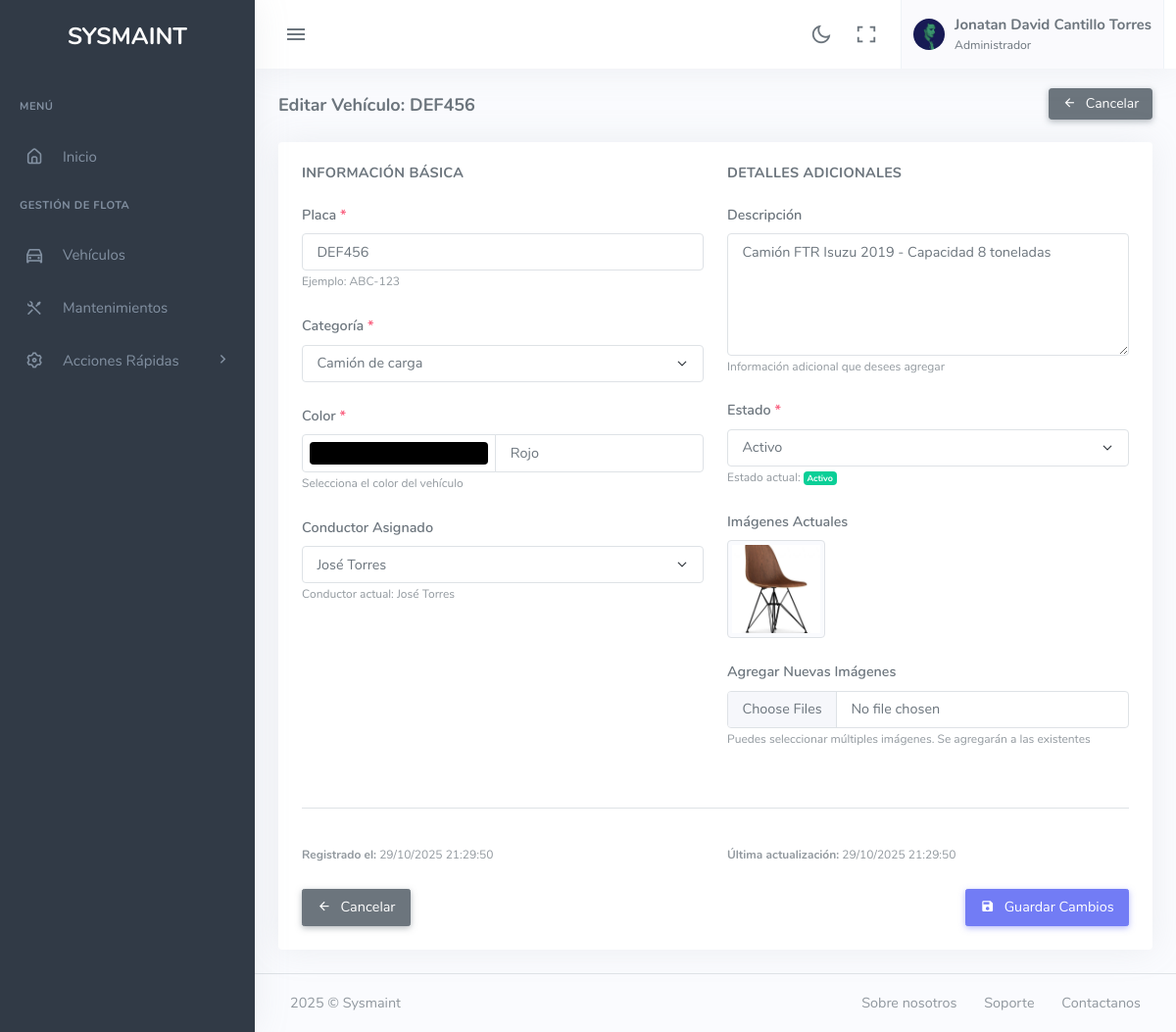
Screenshot of /update-vehiculos.php?id=2 (signed in) with the database file from the repository.
### tables this page shows
CREATE TABLE vehiculos (
    id INT AUTO_INCREMENT PRIMARY KEY,
    id_empresa INT NOT NULL,
    placa VARCHAR(20) NOT NULL UNIQUE,
    color VARCHAR(50),
    id_categoria INT NOT NULL,
    id_conductor INT,  
    imagenes JSON,  
    descripcion TEXT,
    estado TINYINT(1) DEFAULT 1,
    created_at TIMESTAMP DEFAULT CURRENT_TIMESTAMP,
    updated_at TIMESTAMP DEFAULT CURRENT_TIMESTAMP ON UPDATE CURRENT_TIMESTAMP,
    FOREIGN KEY (id_empresa) REFERENCES empresas(id),
    FOREIGN KEY (id_categoria) REFERENCES categorias_vehiculos(id),
    FOREIGN KEY (id_conductor) REFERENCES usuarios(id)
);

CREATE TABLE categorias_vehiculos (
    id INT AUTO_INCREMENT PRIMARY KEY,
    nombre VARCHAR(100) NOT NULL,
    descripcion TEXT,
    estado TINYINT(1) DEFAULT 1,
    created_at TIMESTAMP DEFAULT CURRENT_TIMESTAMP,
    updated_at TIMESTAMP DEFAULT CURRENT_TIMESTAMP ON UPDATE CURRENT_TIMESTAMP
);

CREATE TABLE usuarios (
    id INT AUTO_INCREMENT PRIMARY KEY,
    id_empresa INT NOT NULL,
    code_cc VARCHAR(20) NOT NULL,  
    first_name VARCHAR(100) NOT NULL,
    last_name VARCHAR(100) NOT NULL,
    email VARCHAR(255) NOT NULL UNIQUE,
    password VARCHAR(255) NOT NULL,
    phone VARCHAR(20),
    direccion TEXT,
    rol VARCHAR(50) NOT NULL,  
    imagen_perfil VARCHAR(255),
    estado TINYINT(1) DEFAULT 1,
    created_at TIMESTAMP DEFAULT CURRENT_TIMESTAMP,
    updated_at TIMESTAMP DEFAULT CURRENT_TIMESTAMP ON UPDATE CURRENT_TIMESTAMP,
    FOREIGN KEY (id_empresa) REFERENCES empresas(id),
    FOREIGN KEY (rol) REFERENCES roles(nombre)
);

### update-vehiculos.php (the view, shortened to what the rows shown need)
<?php
require_once 'includes/Class-vehiculos.php';
$id_vehiculo = $_GET['id'];
$id_empresa = $_SESSION['user_empresa_id'] ?? null;
$Vehiculo_class = new Vehiculo();
$vehiculo = $Vehiculo_class->obtenerVehiculoPorId($id_vehiculo);
$categorias = $Vehiculo_class->obtenerCategorias();
$conductores = $Vehiculo_class->obtenerConductores($id_empresa);
?>
<!DOCTYPE html>
<html lang="es">
<head>
    <link href="assets/css/app-saas.min.css" rel="stylesheet" type="text/css" id="app-style" />
    <link href="assets/css/icons.min.css" rel="stylesheet" type="text/css" />
</head>
<body>
    <div class="wrapper">
        <div class="content-page">
            <div class="content">
                <div class="container-fluid">
                    <div class="row">
                        <div class="col-12">
                            <div class="page-title-box">
                                <div class="page-title-right">
                                    <a href="vehiculo-detalle.php?id=<?php echo $id_vehiculo; ?>" class="btn btn-secondary btn-sm">
                                    </a>
                                </div>
                                <h4 class="page-title">Editar Vehículo: <?php echo htmlspecialchars($vehiculo['placa']); ?></h4>
                            </div>
                        </div>
                    </div>
                    <div class="row">
                        <div class="col-12">
                            <div class="card">
                                <div class="card-body">
                                    <form action="action/update-vehiculos.php" method="POST" enctype="multipart/form-data">
                                        <div class="row">
                                            <div class="col-lg-6">
                                                <div class="mb-3">
                                                    <label for="placa" class="form-label">Placa <span class="text-danger">*</span></label>
                                                    <input type="text" class="form-control" id="placa" name="placa"
                                                           value="<?php echo htmlspecialchars($vehiculo['placa']); ?>"
                                                           required maxlength="20">
                                                    <small class="text-muted">Ejemplo: ABC-123</small>
                                                </div>
                                                <div class="mb-3">
                                                    <label for="id_categoria" class="form-label">Categoría <span class="text-danger">*</span></label>
                                                    <select class="form-select" id="id_categoria" name="id_categoria" required>
                                                        <?php foreach ($categorias as $categoria): ?>
                                                            <option value="<?php echo $categoria['id']; ?>"
                                                                    <?php echo $categoria['id'] == $vehiculo['id_categoria'] ? 'selected' : ''; ?>>
                                                                <?php echo htmlspecialchars($categoria['nombre']); ?>
                                                            </option>
                                                        <?php endforeach; ?>
                                                    </select>
                                                </div>
                                                <div class="mb-3">
                                                    <div class="input-group">
                                                        <input type="color" class="form-control form-control-color"
                                                               id="color" name="color"
                                                               value="<?php echo htmlspecialchars($vehiculo['color']); ?>"
                                                               required>
                                                        <input type="text" class="form-control" id="color_hex"
                                                               value="<?php echo htmlspecialchars($vehiculo['color']); ?>"
                                                               readonly>
                                                    </div>
                                                </div>
                                                <div class="mb-3">
                                                    <label for="id_conductor" class="form-label">Conductor Asignado</label>
                                                    <select class="form-select" id="id_conductor" name="id_conductor">
                                                        <?php foreach ($conductores as $conductor): ?>
                                                            <option value="<?php echo $conductor['id']; ?>"
                                                                    <?php echo $conductor['id'] == $vehiculo['id_conductor'] ? 'selected' : ''; ?>>
                                                                <?php echo htmlspecialchars($conductor['first_name'] . ' ' . $conductor['last_name']); ?>
                                                            </option>
                                                        <?php endforeach; ?>
                                                    </select>
                                                    <small class="text-muted">Conductor actual:
                                                        <?php
                                                        if ($vehiculo['conductor_nombre']) {
                                                            echo htmlspecialchars($vehiculo['conductor_nombre'] . ' ' . $vehiculo['conductor_apellido']);
                                                        } else {
                                                            echo 'Sin asignar';
                                                        }
                                                        ?>
                                                    </small>
                                                </div>
                                            </div>
                                            <div class="col-lg-6">
                                                <div class="mb-3">
                                                    <label for="descripcion" class="form-label">Descripción</label>
                                                    <textarea class="form-control" id="descripcion" name="descripcion" rows="5"
                                                              placeholder="Información adicional del vehículo (marca, modelo, año, etc.)"><?php echo htmlspecialchars($vehiculo['descripcion'] ?? ''); ?></textarea>
                                                    <small class="text-muted">Información adicional que desees agregar</small>
                                                </div>
                                                <div class="mb-3">
                                                    <label for="estado" class="form-label">Estado <span class="text-danger">*</span></label>
                                                    <select class="form-select" id="estado" name="estado" required>
                                                        <option value="1" <?php echo $vehiculo['estado'] == 1 ? 'selected' : ''; ?>>Activo</option>
                                                    </select>
                                                    <small class="text-muted">Estado actual:
                                                        <span class="badge <?php echo $vehiculo['estado'] == 1 ? 'bg-success' : 'bg-danger'; ?>">
                                                        </span>
                                                    </small>
                                                </div>
                                                <div class="mb-3">
                                                    <div class="d-flex flex-wrap gap-2">
                                                        <?php
                                                        $imagenes = json_decode($vehiculo['imagenes'] ?? '[]', true);
                                                        if ($imagenes && count($imagenes) > 0):
                                                            foreach ($imagenes as $imagen):
                                                        ?>
                                                            <img src="<?php echo htmlspecialchars($imagen); ?>"
                                                                 alt="Imagen del vehículo"
                                                                 class="img-thumbnail"
                                                                 style="width: 100px; height: 100px; object-fit: cover;">
                                                        <?php
                                                            endforeach;
                                                        else:
                                                        ?>
                                                            <p class="text-muted">No hay imágenes registradas</p>
                                                        <?php endif; ?>
                                                    </div>
                                                </div>
                                            </div>
                                        </div>
                                        <div class="row mb-3">
                                            <div class="col-md-6">
                                                <small class="text-muted">
                                                    <strong>Registrado el:</strong>
                                                    <?php echo date('d/m/Y H:i:s', strtotime($vehiculo['created_at'])); ?>
                                                </small>
                                            </div>
                                            <div class="col-md-6">
                                                <small class="text-muted">
                                                    <strong>Última actualización:</strong>
                                                    <?php echo date('d/m/Y H:i:s', strtotime($vehiculo['updated_at'])); ?>
                                                </small>
                                            </div>
                                        </div>
                                    </form>
                                </div>
                            </div>
                        </div>
                    </div>
                </div>
            </div>
        </div>
    </div>
</body>
</html>

### rows the page displays
vehiculos: placa "DEF456", id_categoria "Camión de carga", color "#000000", color "Rojo", id_conductor "José Torres", id_conductor.last_name "José Torres", descripcion "Camión FTR Isuzu 2019 - Capacidad 8 toneladas", estado "Activo", created_at "29/10/2025 21:29:50", updated_at "29/10/2025 21:29:50"

### other values shown
$_SESSION['user_first_name'] "Jonatan David"
$_SESSION['user_last_name'] "Cantillo Torres"
$_SESSION['user_rol_nombre'] "Administrador"
